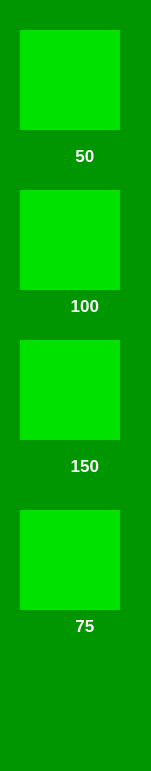
   <widget class="QWidget" name="barra_informacion_2" native="true">
    <property name="geometry">
     <rect>
      <x>0</x>
      <y>-10</y>
      <width>151</width>
      <height>771</height>
     </rect>
    </property>
    <property name="focusPolicy">
     <enum>Qt::StrongFocus</enum>
    </property>
    <property name="contextMenuPolicy">
     <enum>Qt::DefaultContextMenu</enum>
    </property>
    <property name="autoFillBackground">
     <bool>false</bool>
    </property>
    <property name="styleSheet">
     <string notr="true">background-color: rgb(0, 150, 0);</string>
    </property>
    <widget class="QWidget" name="horizontalLayoutWidget">
     <property name="geometry">
      <rect>
       <x>30</x>
       <y>140</y>
       <width>91</width>
       <height>32</height>
      </rect>
     </property>
     <layout class="QHBoxLayout" name="horizontalLayout">
      <item>
       <widget class="QLabel" name="sol_1">
        <property name="maximumSize">
         <size>
          <width>30</width>
          <height>30</height>
         </size>
        </property>
        <property name="text">
         <string/>
        </property>
        <property name="pixmap">
         <pixmap>../sprites/Elementos de juego/sol.png</pixmap>
        </property>
        <property name="scaledContents">
         <bool>true</bool>
        </property>
       </widget>
      </item>
      <item>
       <widget class="QLabel" name="p1">
        <property name="palette">
         <palette>
          <active>
           <colorrole role="WindowText">
            <brush brushstyle="SolidPattern">
             <color alpha="255">
              <red>255</red>
              <green>255</green>
              <blue>255</blue>
             </color>
            </brush>
           </colorrole>
           <colorrole role="Button">
            <brush brushstyle="SolidPattern">
             <color alpha="255">
              <red>0</red>
              <green>150</green>
              <blue>0</blue>
             </color>
            </brush>
           </colorrole>
           <colorrole role="Base">
            <brush brushstyle="SolidPattern">
             <color alpha="255">
              <red>0</red>
              <green>150</green>
              <blue>0</blue>
             </color>
            </brush>
           </colorrole>
           <colorrole role="Window">
            <brush brushstyle="SolidPattern">
             <color alpha="255">
              <red>0</red>
              <green>150</green>
              <blue>0</blue>
             </color>
            </brush>
           </colorrole>
          </active>
          <inactive>
           <colorrole role="WindowText">
            <brush brushstyle="SolidPattern">
             <color alpha="255">
              <red>255</red>
              <green>255</green>
              <blue>255</blue>
             </color>
            </brush>
           </colorrole>
           <colorrole role="Button">
            <brush brushstyle="SolidPattern">
             <color alpha="255">
              <red>0</red>
              <green>150</green>
              <blue>0</blue>
             </color>
            </brush>
           </colorrole>
           <colorrole role="Base">
            <brush brushstyle="SolidPattern">
             <color alpha="255">
              <red>0</red>
              <green>150</green>
              <blue>0</blue>
             </color>
            </brush>
           </colorrole>
           <colorrole role="Window">
            <brush brushstyle="SolidPattern">
             <color alpha="255">
              <red>0</red>
              <green>150</green>
              <blue>0</blue>
             </color>
            </brush>
           </colorrole>
          </inactive>
          <disabled>
           <colorrole role="WindowText">
            <brush brushstyle="SolidPattern">
             <color alpha="255">
              <red>120</red>
              <green>120</green>
              <blue>120</blue>
             </color>
            </brush>
           </colorrole>
           <colorrole role="Button">
            <brush brushstyle="SolidPattern">
             <color alpha="255">
              <red>0</red>
              <green>150</green>
              <blue>0</blue>
             </color>
            </brush>
           </colorrole>
           <colorrole role="Base">
            <brush brushstyle="SolidPattern">
             <color alpha="255">
              <red>0</red>
              <green>150</green>
              <blue>0</blue>
             </color>
            </brush>
           </colorrole>
           <colorrole role="Window">
            <brush brushstyle="SolidPattern">
             <color alpha="255">
              <red>0</red>
              <green>150</green>
              <blue>0</blue>
             </color>
            </brush>
           </colorrole>
          </disabled>
         </palette>
        </property>
        <property name="font">
         <font>
          <pointsize>13</pointsize>
          <weight>75</weight>
          <bold>true</bold>
         </font>
        </property>
        <property name="text">
         <string>  50</string>
        </property>
       </widget>
      </item>
     </layout>
    </widget>
    <widget class="QWidget" name="horizontalLayoutWidget_2">
     <property name="geometry">
      <rect>
       <x>30</x>
       <y>290</y>
       <width>91</width>
       <height>32</height>
      </rect>
     </property>
     <layout class="QHBoxLayout" name="horizontalLayout_2">
      <item>
       <widget class="QLabel" name="sol_2">
        <property name="maximumSize">
         <size>
          <width>30</width>
          <height>30</height>
         </size>
        </property>
        <property name="text">
         <string/>
        </property>
        <property name="pixmap">
         <pixmap>../sprites/Elementos de juego/sol.png</pixmap>
        </property>
        <property name="scaledContents">
         <bool>true</bool>
        </property>
       </widget>
      </item>
      <item>
       <widget class="QLabel" name="p2">
        <property name="palette">
         <palette>
          <active>
           <colorrole role="WindowText">
            <brush brushstyle="SolidPattern">
             <color alpha="255">
              <red>255</red>
              <green>255</green>
              <blue>255</blue>
             </color>
            </brush>
           </colorrole>
           <colorrole role="Button">
            <brush brushstyle="SolidPattern">
             <color alpha="255">
              <red>0</red>
              <green>150</green>
              <blue>0</blue>
             </color>
            </brush>
           </colorrole>
           <colorrole role="Base">
            <brush brushstyle="SolidPattern">
             <color alpha="255">
              <red>0</red>
              <green>150</green>
              <blue>0</blue>
             </color>
            </brush>
           </colorrole>
           <colorrole role="Window">
            <brush brushstyle="SolidPattern">
             <color alpha="255">
              <red>0</red>
              <green>150</green>
              <blue>0</blue>
             </color>
            </brush>
           </colorrole>
          </active>
          <inactive>
           <colorrole role="WindowText">
            <brush brushstyle="SolidPattern">
             <color alpha="255">
              <red>255</red>
              <green>255</green>
              <blue>255</blue>
             </color>
            </brush>
           </colorrole>
           <colorrole role="Button">
            <brush brushstyle="SolidPattern">
             <color alpha="255">
              <red>0</red>
              <green>150</green>
              <blue>0</blue>
             </color>
            </brush>
           </colorrole>
           <colorrole role="Base">
            <brush brushstyle="SolidPattern">
             <color alpha="255">
              <red>0</red>
              <green>150</green>
              <blue>0</blue>
             </color>
            </brush>
           </colorrole>
           <colorrole role="Window">
            <brush brushstyle="SolidPattern">
             <color alpha="255">
              <red>0</red>
              <green>150</green>
              <blue>0</blue>
             </color>
            </brush>
           </colorrole>
          </inactive>
          <disabled>
           <colorrole role="WindowText">
            <brush brushstyle="SolidPattern">
             <color alpha="255">
              <red>120</red>
              <green>120</green>
              <blue>120</blue>
             </color>
            </brush>
           </colorrole>
           <colorrole role="Button">
            <brush brushstyle="SolidPattern">
             <color alpha="255">
              <red>0</red>
              <green>150</green>
              <blue>0</blue>
             </color>
            </brush>
           </colorrole>
           <colorrole role="Base">
            <brush brushstyle="SolidPattern">
             <color alpha="255">
              <red>0</red>
              <green>150</green>
              <blue>0</blue>
             </color>
            </brush>
           </colorrole>
           <colorrole role="Window">
            <brush brushstyle="SolidPattern">
             <color alpha="255">
              <red>0</red>
              <green>150</green>
              <blue>0</blue>
             </color>
            </brush>
           </colorrole>
          </disabled>
         </palette>
        </property>
        <property name="font">
         <font>
          <pointsize>13</pointsize>
          <weight>75</weight>
          <bold>true</bold>
         </font>
        </property>
        <property name="text">
         <string> 100</string>
        </property>
       </widget>
      </item>
     </layout>
    </widget>
    <widget class="QWidget" name="horizontalLayoutWidget_3">
     <property name="geometry">
      <rect>
       <x>30</x>
       <y>450</y>
       <width>91</width>
       <height>32</height>
      </rect>
     </property>
     <layout class="QHBoxLayout" name="horizontalLayout_3">
      <item>
       <widget class="QLabel" name="sol_3">
        <property name="maximumSize">
         <size>
          <width>30</width>
          <height>30</height>
         </size>
        </property>
        <property name="text">
         <string/>
        </property>
        <property name="pixmap">
         <pixmap>../sprites/Elementos de juego/sol.png</pixmap>
        </property>
        <property name="scaledContents">
         <bool>true</bool>
        </property>
       </widget>
      </item>
      <item>
       <widget class="QLabel" name="p3">
        <property name="palette">
         <palette>
          <active>
           <colorrole role="WindowText">
            <brush brushstyle="SolidPattern">
             <color alpha="255">
              <red>255</red>
              <green>255</green>
              <blue>255</blue>
             </color>
            </brush>
           </colorrole>
           <colorrole role="Button">
            <brush brushstyle="SolidPattern">
             <color alpha="255">
              <red>0</red>
              <green>150</green>
              <blue>0</blue>
             </color>
            </brush>
           </colorrole>
           <colorrole role="Base">
            <brush brushstyle="SolidPattern">
             <color alpha="255">
              <red>0</red>
              <green>150</green>
              <blue>0</blue>
             </color>
            </brush>
           </colorrole>
           <colorrole role="Window">
            <brush brushstyle="SolidPattern">
             <color alpha="255">
              <red>0</red>
              <green>150</green>
              <blue>0</blue>
             </color>
            </brush>
           </colorrole>
          </active>
          <inactive>
           <colorrole role="WindowText">
            <brush brushstyle="SolidPattern">
             <color alpha="255">
              <red>255</red>
              <green>255</green>
              <blue>255</blue>
             </color>
            </brush>
           </colorrole>
           <colorrole role="Button">
            <brush brushstyle="SolidPattern">
             <color alpha="255">
              <red>0</red>
              <green>150</green>
              <blue>0</blue>
             </color>
            </brush>
           </colorrole>
           <colorrole role="Base">
            <brush brushstyle="SolidPattern">
             <color alpha="255">
              <red>0</red>
              <green>150</green>
              <blue>0</blue>
             </color>
            </brush>
           </colorrole>
           <colorrole role="Window">
            <brush brushstyle="SolidPattern">
             <color alpha="255">
              <red>0</red>
              <green>150</green>
              <blue>0</blue>
             </color>
            </brush>
           </colorrole>
          </inactive>
          <disabled>
           <colorrole role="WindowText">
            <brush brushstyle="SolidPattern">
             <color alpha="255">
              <red>120</red>
              <green>120</green>
              <blue>120</blue>
             </color>
            </brush>
           </colorrole>
           <colorrole role="Button">
            <brush brushstyle="SolidPattern">
             <color alpha="255">
              <red>0</red>
              <green>150</green>
              <blue>0</blue>
             </color>
            </brush>
           </colorrole>
           <colorrole role="Base">
            <brush brushstyle="SolidPattern">
             <color alpha="255">
              <red>0</red>
              <green>150</green>
              <blue>0</blue>
             </color>
            </brush>
           </colorrole>
           <colorrole role="Window">
            <brush brushstyle="SolidPattern">
             <color alpha="255">
              <red>0</red>
              <green>150</green>
              <blue>0</blue>
             </color>
            </brush>
           </colorrole>
          </disabled>
         </palette>
        </property>
        <property name="font">
         <font>
          <pointsize>13</pointsize>
          <weight>75</weight>
          <italic>false</italic>
          <bold>true</bold>
         </font>
        </property>
        <property name="text">
         <string> 150</string>
        </property>
       </widget>
      </item>
     </layout>
    </widget>
    <widget class="QWidget" name="horizontalLayoutWidget_4">
     <property name="geometry">
      <rect>
       <x>30</x>
       <y>610</y>
       <width>91</width>
       <height>32</height>
      </rect>
     </property>
     <layout class="QHBoxLayout" name="horizontalLayout_4">
      <item>
       <widget class="QLabel" name="sol_4">
        <property name="maximumSize">
         <size>
          <width>30</width>
          <height>30</height>
         </size>
        </property>
        <property name="text">
         <string/>
        </property>
        <property name="pixmap">
         <pixmap>../sprites/Elementos de juego/sol.png</pixmap>
        </property>
        <property name="scaledContents">
         <bool>true</bool>
        </property>
       </widget>
      </item>
      <item>
       <widget class="QLabel" name="p4">
        <property name="palette">
         <palette>
          <active>
           <colorrole role="WindowText">
            <brush brushstyle="SolidPattern">
             <color alpha="255">
              <red>255</red>
              <green>255</green>
              <blue>255</blue>
             </color>
            </brush>
           </colorrole>
           <colorrole role="Button">
            <brush brushstyle="SolidPattern">
             <color alpha="255">
              <red>0</red>
              <green>150</green>
              <blue>0</blue>
             </color>
            </brush>
           </colorrole>
           <colorrole role="Base">
            <brush brushstyle="SolidPattern">
             <color alpha="255">
              <red>0</red>
              <green>150</green>
              <blue>0</blue>
             </color>
            </brush>
           </colorrole>
           <colorrole role="Window">
            <brush brushstyle="SolidPattern">
             <color alpha="255">
              <red>0</red>
              <green>150</green>
              <blue>0</blue>
             </color>
            </brush>
           </colorrole>
          </active>
          <inactive>
           <colorrole role="WindowText">
            <brush brushstyle="SolidPattern">
             <color alpha="255">
              <red>255</red>
              <green>255</green>
              <blue>255</blue>
             </color>
            </brush>
           </colorrole>
           <colorrole role="Button">
            <brush brushstyle="SolidPattern">
             <color alpha="255">
              <red>0</red>
              <green>150</green>
              <blue>0</blue>
             </color>
            </brush>
           </colorrole>
           <colorrole role="Base">
            <brush brushstyle="SolidPattern">
             <color alpha="255">
              <red>0</red>
              <green>150</green>
              <blue>0</blue>
             </color>
            </brush>
           </colorrole>
           <colorrole role="Window">
            <brush brushstyle="SolidPattern">
             <color alpha="255">
              <red>0</red>
              <green>150</green>
              <blue>0</blue>
             </color>
            </brush>
           </colorrole>
          </inactive>
          <disabled>
           <colorrole role="WindowText">
            <brush brushstyle="SolidPattern">
             <color alpha="255">
              <red>120</red>
              <green>120</green>
              <blue>120</blue>
             </color>
            </brush>
           </colorrole>
           <colorrole role="Button">
            <brush brushstyle="SolidPattern">
             <color alpha="255">
              <red>0</red>
              <green>150</green>
              <blue>0</blue>
             </color>
            </brush>
           </colorrole>
           <colorrole role="Base">
            <brush brushstyle="SolidPattern">
             <color alpha="255">
              <red>0</red>
              <green>150</green>
              <blue>0</blue>
             </color>
            </brush>
           </colorrole>
           <colorrole role="Window">
            <brush brushstyle="SolidPattern">
             <color alpha="255">
              <red>0</red>
              <green>150</green>
              <blue>0</blue>
             </color>
            </brush>
           </colorrole>
          </disabled>
         </palette>
        </property>
        <property name="font">
         <font>
          <pointsize>13</pointsize>
          <weight>75</weight>
          <bold>true</bold>
         </font>
        </property>
        <property name="text">
         <string>  75</string>
        </property>
       </widget>
      </item>
     </layout>
    </widget>
    <widget class="QLabel" name="fondoverde">
     <property name="geometry">
      <rect>
       <x>20</x>
       <y>30</y>
       <width>100</width>
       <height>100</height>
      </rect>
     </property>
     <property name="maximumSize">
      <size>
       <width>100</width>
       <height>100</height>
      </size>
     </property>
     <property name="styleSheet">
      <string notr="true">background-color: rgb(0,225,0);</string>
     </property>
     <property name="text">
      <string/>
     </property>
    </widget>
    <widget class="QLabel" name="fondoverde_2">
     <property name="geometry">
      <rect>
       <x>20</x>
       <y>190</y>
       <width>100</width>
       <height>100</height>
      </rect>
     </property>
     <property name="maximumSize">
      <size>
       <width>100</width>
       <height>100</height>
      </size>
     </property>
     <property name="styleSheet">
      <string notr="true">background-color: rgb(0,225,0);</string>
     </property>
     <property name="text">
      <string/>
     </property>
    </widget>
    <widget class="QLabel" name="fondoverde_3">
     <property name="geometry">
      <rect>
       <x>20</x>
       <y>340</y>
       <width>100</width>
       <height>100</height>
      </rect>
     </property>
     <property name="maximumSize">
      <size>
       <width>100</width>
       <height>100</height>
      </size>
     </property>
     <property name="styleSheet">
      <string notr="true">background-color: rgb(0,225,0);</string>
     </property>
     <property name="text">
      <string/>
     </property>
    </widget>
    <widget class="QLabel" name="fondoverde_4">
     <property name="geometry">
      <rect>
       <x>20</x>
       <y>510</y>
       <width>100</width>
       <height>100</height>
      </rect>
     </property>
     <property name="maximumSize">
      <size>
       <width>100</width>
       <height>100</height>
      </size>
     </property>
     <property name="styleSheet">
      <string notr="true">background-color: rgb(0,225,0);</string>
     </property>
     <property name="text">
      <string/>
     </property>
    </widget>
    <zorder>fondoverde</zorder>
    <zorder>fondoverde_4</zorder>
    <zorder>fondoverde_3</zorder>
    <zorder>fondoverde_2</zorder>
    <zorder>horizontalLayoutWidget</zorder>
    <zorder>horizontalLayoutWidget_2</zorder>
    <zorder>horizontalLayoutWidget_3</zorder>
    <zorder>horizontalLayoutWidget_4</zorder>
   </widget>
